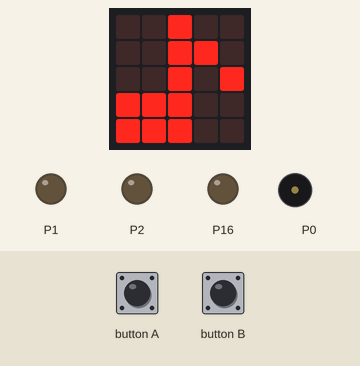
The program below on a simulated BBC micro:bit running MicroPython. Parts: the board's 5×5 LED display, output pins drawn as LEDs (lit = HIGH), buzzer (waves = sounding). Dashed ring = blinking. The inputs (shaded band) are chosen by the test bench.

Above: at 1.2 s.
1.3 s: button A pressed for 0.15 s
At 1.85 s:
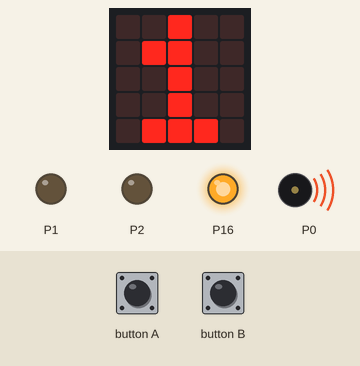
2.0 s: button B pressed for 0.15 s
At 3.2 s:
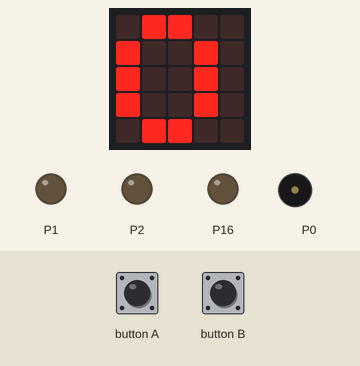
3.6 s: button A pressed for 1 s
At 3.69 s:
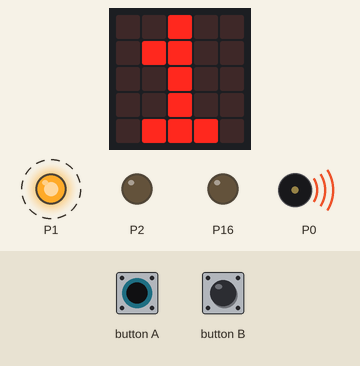
Timing chart, 0 to 7.3 s (numbered marks = the images above; inputs shaded):
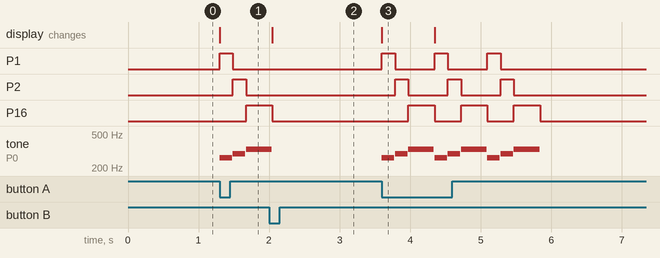

Measured:
- after the input at 1.3 s, P1: LOW → HIGH at once, → LOW 0.19 s later; P2: LOW → HIGH after 0.19 s, → LOW 0.19 s later; P16: LOW → HIGH after 0.37 s; tone on P0: plays 262 Hz for 0.18 s, 294 Hz for 0.18 s, 330 Hz for 0.33 s, starting at once; the display: changes at once (image 1)
- after the input at 2.0 s, the display: changes after 0.05 s (image 2)
- after the input at 3.6 s, P1: alternates HIGH for 0.19 s and LOW for 0.56 s, 6 changes in all, then stays LOW, starting at once; P2: alternates HIGH for 0.19 s and LOW for 0.56 s, 6 changes in all, then stays LOW, starting after 0.19 s

The program:

leds_with_music.py
```python
import microbit as mb
import music


def main():
    loops = 0
    mb.display.show(mb.Image.MUSIC_QUAVER)
    while True:
        if mb.button_a.is_pressed():
            loops = loops + 1
            mb.display.show(str(loops))
            playNoteLights(loops, 80)
        if mb.button_b.is_pressed():
            loops = 0
            mb.display.show(str(loops))


def lightLed(ledNumber):
    if ledNumber == 0:
        # All off
        mb.pin1.write_digital(0)
        mb.pin2.write_digital(0)
        mb.pin16.write_digital(0)
    elif ledNumber == 1:
        mb.pin1.write_digital(1)
        mb.pin2.write_digital(0)
        mb.pin16.write_digital(0)
    elif ledNumber == 2:
        mb.pin1.write_digital(0)
        mb.pin2.write_digital(1)
        mb.pin16.write_digital(0)
    elif ledNumber == 3:
        mb.pin1.write_digital(0)
        mb.pin2.write_digital(0)
        mb.pin16.write_digital(1)


def playNoteLights(n, tempo):
    '''Plays n loops of three notes'''
    music.set_tempo(bpm=tempo)
    for i in range(n):
        lightLed(1)
        music.play('c4:1')
        lightLed(2)
        music.play('d4:1')
        lightLed(3)
        music.play('e4:2')
    lightLed(0)


main()
```
